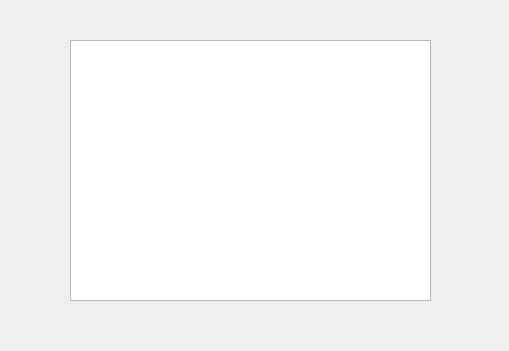
<?xml version="1.0" encoding="UTF-8"?>
<ui version="4.0">
 <class>Widget</class>
 <widget class="QWidget" name="Widget">
  <property name="geometry">
   <rect>
    <x>0</x>
    <y>0</y>
    <width>509</width>
    <height>351</height>
   </rect>
  </property>
  <property name="windowTitle">
   <string>Widget</string>
  </property>
  <widget class="QTableWidget" name="tableWidget">
   <property name="geometry">
    <rect>
     <x>70</x>
     <y>40</y>
     <width>361</width>
     <height>261</height>
    </rect>
   </property>
  </widget>
 </widget>
 <resources/>
 <connections/>
</ui>
